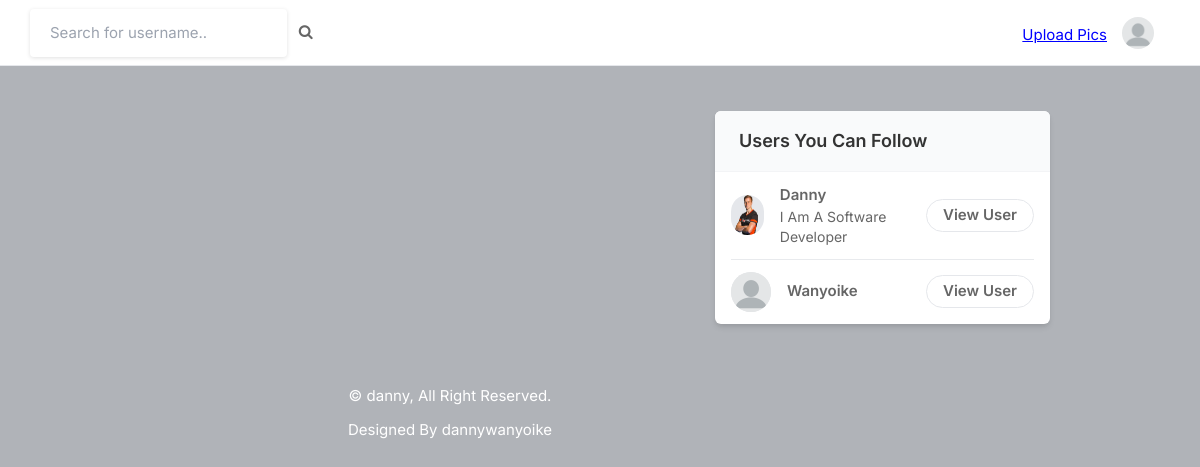
/ (signed in), run on an earlier commit of the app's database.
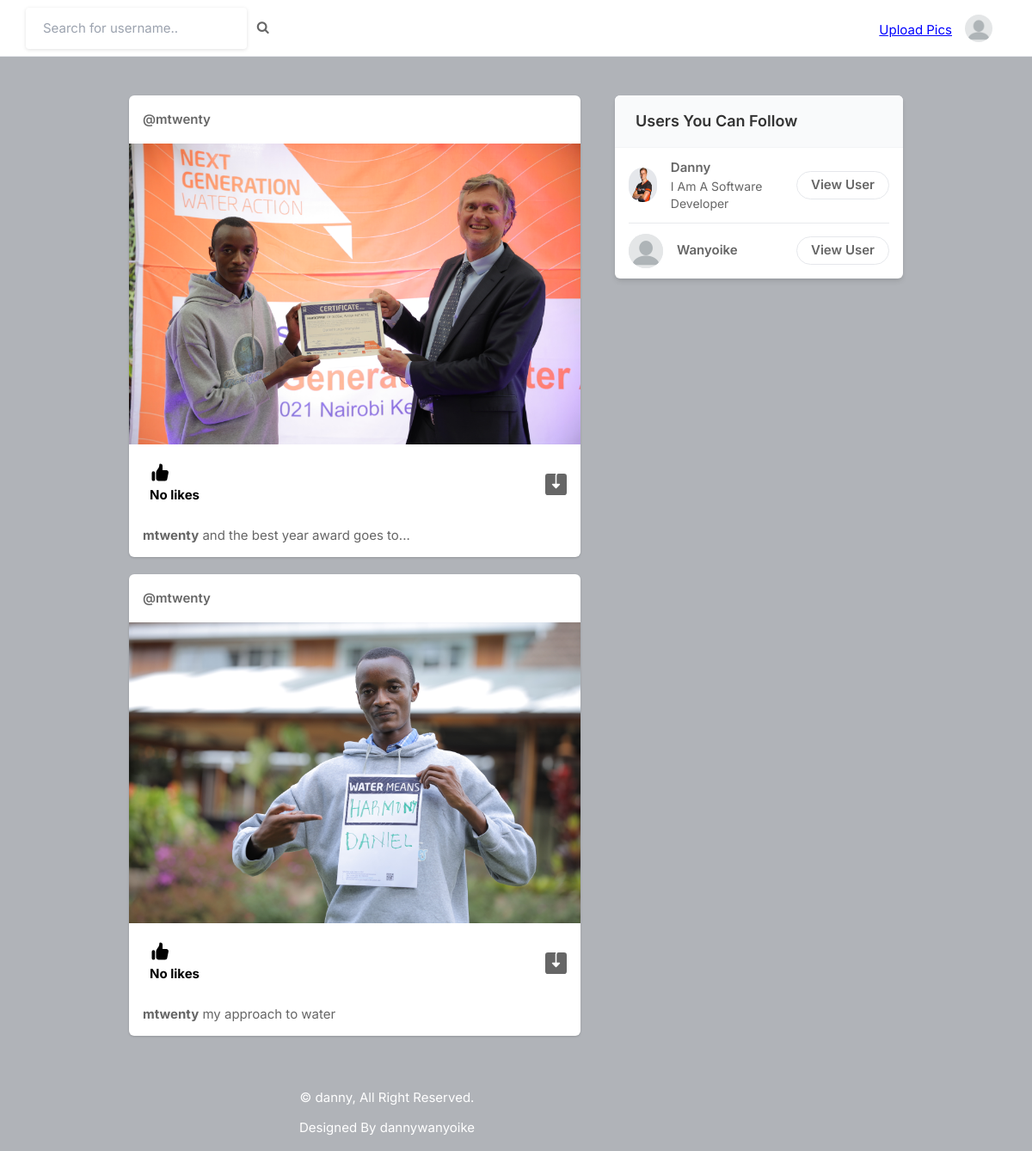
And on a later commit of the database.
### core/models.py (models this page shows, shortened)
class Profile(models.Model):
    user = models.ForeignKey(User, on_delete=models.CASCADE)
    id_user = models.IntegerField()
    bio = models.TextField(blank=True)
    profileimg = models.ImageField(upload_to='profile_images', default='blank-profile-picture.png')
    location = models.CharField(max_length=100, blank=True)

class Post(models.Model):
    id = models.UUIDField(primary_key=True, default=uuid.uuid4)
    user = models.CharField(max_length=100)
    image = models.ImageField(upload_to='post_images')
    caption = models.TextField()
    created_at = models.DateTimeField(default=datetime.now)
    no_of_likes = models.IntegerField(default=0)

### core/views.py (the view)
# urls.py: path('',views.index,name='index'),
@login_required(login_url='signin')
def index(request):
    context = {}
    user_object = User.objects.get(username = request.user.username)
    user_profile = Profile.objects.get(user = user_object)
    posts = Post.objects.all()
    user_following_list = []
    feed = []
    user_following = FollowersCount.objects.filter(follower=request.user.username)
    for users in user_following:
        user_following_list.append(users.user)
    for usernames in user_following_list:
        feed_lists = Post.objects.filter(user=usernames)
        feed.append(feed_lists)
    users_posts = Post.objects.filter(user=request.user.username)
    feed.append(users_posts)
    feed_list = list(chain(*feed))
    all_users = User.objects.all()
    user_following_all = []
    for user in user_following:
        user_list = User.objects.get(username=user.user)
        user_following_all.append(user_list)
    new_suggestions_list = [x for x in list(all_users) if (x not in list(user_following_all))] #skip followesd user
    current_user = User.objects.filter(username=request.user.username) #logged in user
    final_suggestions_list = [x for x in list(new_suggestions_list) if ( x not in list(current_user))]
    random.shuffle(final_suggestions_list)  #randomize suggestions
    username_profile = []
    username_profile_list = []
    for users in final_suggestions_list:
        username_profile.append(users.id)
    for ids in username_profile:
        profile_lists = Profile.objects.filter(id_user=ids)
        username_profile_list.append(profile_lists)
    suggestions_username_profile_list = list(chain(*username_profile_list))
    context['user_profile'] = user_profile
    context['posts'] = feed_list
    context['suggestions_username_profile_list'] = suggestions_username_profile_list
    return render(request, 'index.html',context)

### templates/index.html (shortened to what the changed rows need)
{% load static %}
<!DOCTYPE html>
<html lang="en">
<head>
    <link rel="stylesheet" href="{% static 'assets/css/icons.css' %}">
    <link rel="stylesheet" href="{% static 'assets/css/uikit.css' %}">
    <link rel="stylesheet" href="{% static 'assets/css/style.css' %}">
    <link rel="stylesheet" href="{% static 'assets/css/tailwind.css' %}">
    <link rel="stylesheet" href="https://cdnjs.cloudflare.com/ajax/libs/font-awesome/4.7.0/css/font-awesome.min.css">
</head>
<body>
            <div class="container m-auto">
                <div class="lg:flex justify-center lg:space-x-10 lg:space-y-0 space-y-5">
                    <div class="space-y-5 flex-shrink-0 lg:w-7/12">
                        {% for post in posts reversed %}
                        <div class="bg-white shadow rounded-md  -mx-2 lg:mx-0">
                            <div class="flex justify-between items-center px-4 py-3">
                                <div class="flex flex-1 items-center space-x-4">
                                    <span class="block font-semibold "><a href="/profile/{{post.user}}">@{{post.user}}</a></span>
                                </div>
                              <div>
                                <a href="#"> <i class="icon-feather-more-horizontal text-2xl hover:bg-gray-200 rounded-full p-2 transition -mr-1 "></i> </a>
                              </div>
                            </div>
                            <div uk-lightbox>
                                <a href="{{post.image.url}}">
                                    <img src="{{post.image.url}}" alt="">
                                </a>
                            </div>
                            <div class="py-3 px-4 space-y-3">
                                <div class="flex space-x-4 lg:font-bold">
                                    <a href="/like-post?post_id={{post.id}}" class="flex items-center space-x-2">
                                        <div class="p-2 rounded-full text-black">
                                            {% if post.no_of_likes == 0 %}
                                            <p>No likes</p>
                                            {% elif post.no_of_likes == 1 %}
                                            <p>Liked by {{post.no_of_likes}} person</p>
                                            {% else %}
                                            <p>Liked by {{post.no_of_likes}} people</p>
                                            {% endif %}
                                        </div>
                                    </a>
                                    <a href="{{post.image.url}}" class="flex items-center space-x-2 flex-1 justify-end" download>
                                    </a>
                                </div>
                                <p>
                                    <a href="/profile/{{post.user}}"><strong>{{post.user}}</strong></a> {{post.caption}}
                                </p>
                            </div>
                        </div>
                        {% endfor %}
                    </div>
                    <div class="lg:w-5/12">
                        <div class="bg-white  shadow-md rounded-md overflow-hidden">
                            <div class="bg-gray-50  border-b border-gray-100 flex items-baseline justify-between py-4 px-6 ">
                                <h2 class="font-semibold text-lg">Users You Can Follow</h2>
                            </div>
                            <div class="divide-gray-300 divide-gray-50 divide-opacity-50 divide-y px-4 ">
                                {% for suggestion in suggestions_username_profile_list %}
                                <div class="flex items-center justify-between py-3">
                                    <div class="flex flex-1 items-center space-x-4">
                                        <a href="/profile/{{suggestion.user}}">
                                            <img src="{{suggestion.profileimg.url}}" class="bg-gray-200 rounded-full w-10 h-10">
                                        </a>
                                        <div class="flex flex-col">
                                            <span class="block capitalize font-semibold"> {{suggestion.user}} </span>
                                            <span class="block capitalize text-sm"> {{suggestion.bio}} </span>
                                        </div>
                                    </div>
                                    <a href="/profile/{{suggestion.user}}" class="border border-gray-200 font-semibold px-4 py-1 rounded-full hover:bg-pink-600 hover:text-white hover:border-pink-600 "> View User </a>
                                </div>
                                {% endfor %}
                            </div>
                        </div>
                    </div>
                </div>
            </div>
</body>
</html>

What changed in the data, as far as the page shows it:
added Post: user "mtwenty", image (picture), no_of_likes "No likes", caption "and the best year award goes to..."
added Post: user "mtwenty", image (picture), no_of_likes "No likes", caption "my approach to water"
